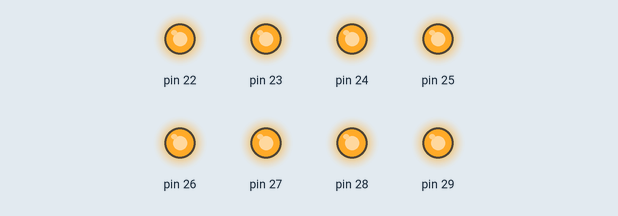
Simulated run of this sketch. Board: Arduino Mega 2560, built with avr-gcc and run on an emulated ATmega2560. Shown: output pins drawn as LEDs (lit = HIGH).

Above: at 0.12 s.
At 2.37 s:
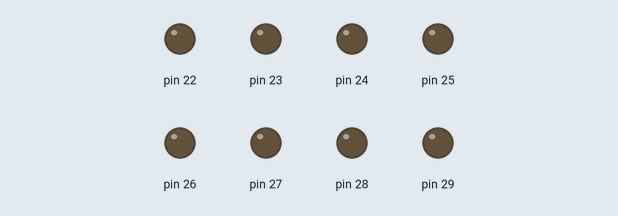
Timing chart, 0 to 3.0 s (numbered marks = the images above):
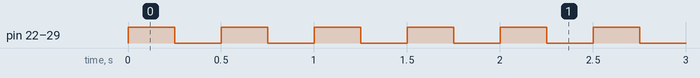

Measured:
- by itself, pin 22–29: alternates HIGH for 0.25 s and LOW for 0.25 s

The sketch:

Ex09.ino
```cpp
/*
Programa: Pisca-pisca no Port A
Arduino : MEGA 2560
Autor   : Rahul M. Juliato
Data    : 20.09.2019
*/

const int tempo = 250;

void setup(){

  DDRA = B11111111;

}

void loop() {

  PORTA = B11111111;
  delay(tempo);
  PORTA = B00000000;
  delay(tempo);

}
```
